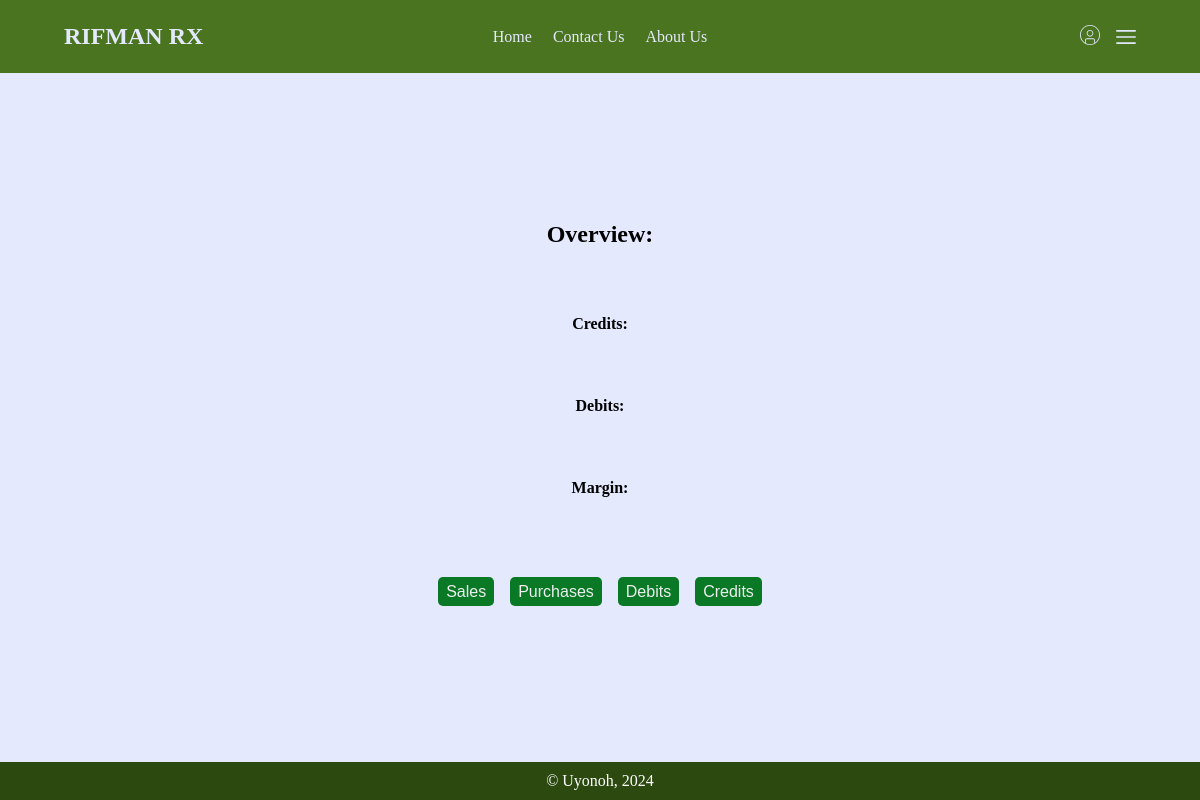
The page /books/1/ on the database as committed earlier.
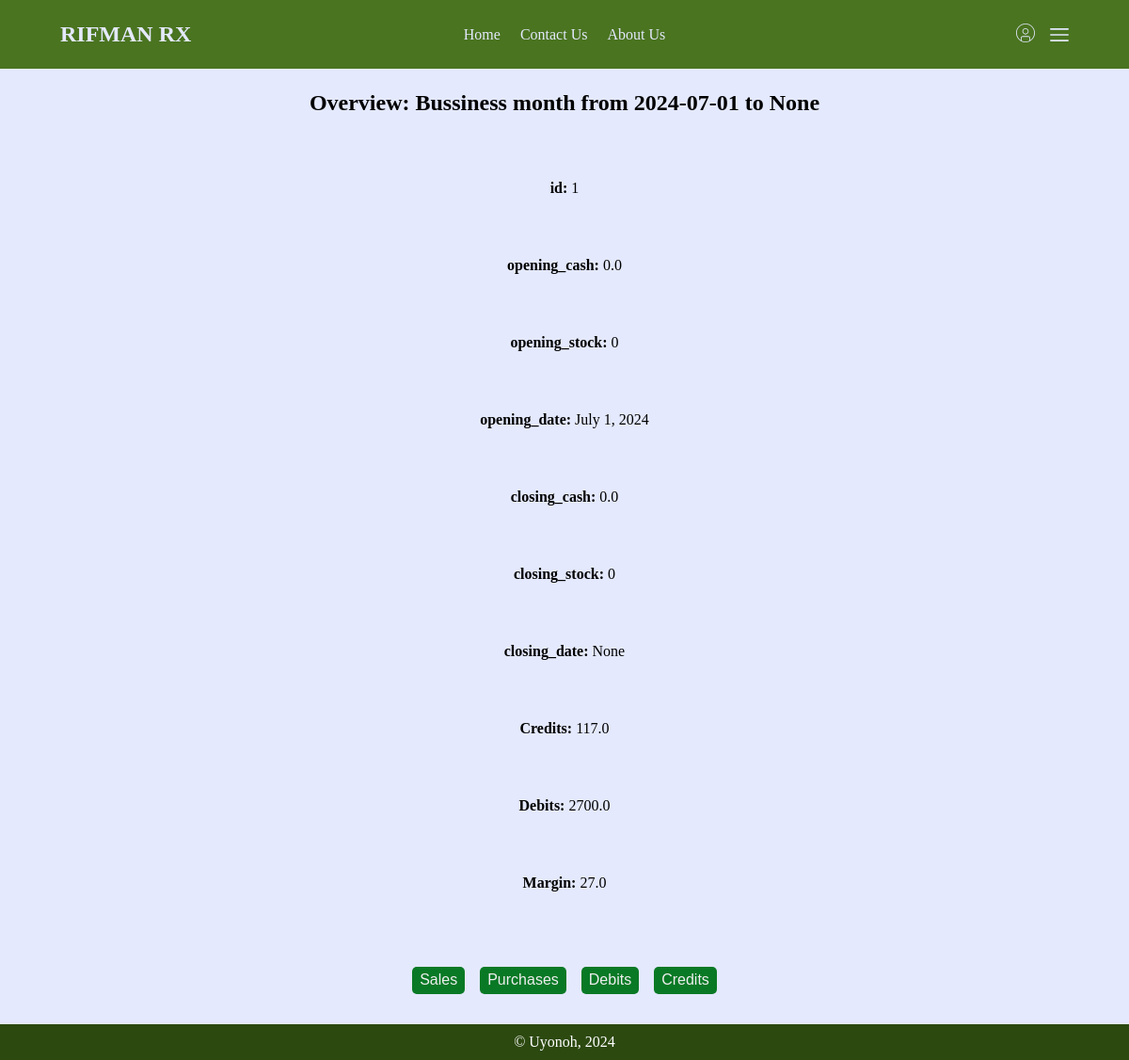
The same page on the database as committed later.
### books/models.py (models this page shows, shortened)
class BusinessMonth(models.Model):
    opening_cash = models.FloatField()
    opening_stock = models.IntegerField()
    opening_date = models.DateField(default=tz.now)
    closing_cash = models.FloatField(null=True)
    closing_stock = models.IntegerField(null=True)
    closing_date = models.DateField(null=True)
    def get_credits(self, opening: tz.datetime=None, closing: tz.datetime=tz.now()) -> models.QuerySet:
        if not opening:
            opening = self.opening_date
        if not self.closing_date:
            closing = closing
        else:
            closing = self.closing_date
        credits = Credit.objects.filter(date__gte=opening)
        credits = credits.filter(date__lte=closing)
        return credits
    def get_credits_price(self, opening: tz.datetime=None, closing: tz.datetime=tz.now()) -> float:
        credit = 0
        for item in self.get_credits(opening=opening, closing=closing):
            credit += item.price
        return float(credit)
    def get_debits(self, opening: tz.datetime=None, closing: tz.datetime=tz.now()) -> models.QuerySet:
        if not opening:
            opening = self.opening_date
        if not self.closing_date:
            closing = closing
        else:
            closing = self.closing_date
        debits = Debit.objects.filter(date__gte=opening)
        debits = debits.filter(date__lte=closing)
        return debits
    def get_debits_price(self, opening: tz.datetime=None, closing: tz.datetime=tz.now()) -> float:
        debit = 0
        for item in self.get_debits(opening=opening, closing=closing):
            debit += item.price
        return float(debit)
    def get_sales(self, opening: tz.datetime=None, closing: tz.datetime=tz.now()) -> models.QuerySet:
        if not opening:
            opening = self.opening_date
        if not self.closing_date:
            closing = closing
        else:
            closing = self.closing_date
        sales = Sale.objects.filter(time__gte=opening)
        sales = sales.filter(time__lte=closing)
        return sales
    def get_sales_price(self, opening: tz.datetime=None, closing: tz.datetime=tz.now()) -> float:
        sale = 0
        for item in self.get_sales(opening=opening, closing=closing):
            sale += item.price #com
        return float(sale)
    def get_costs(self, opening: tz.datetime=None, closing: tz.datetime=tz.now()) -> models.QuerySet:
        if not opening:
            opening = self.opening_date
        if not self.closing_date:
            closing = closing
        else:
            closing = self.closing_date
        costs = Sale.objects.filter(time__gte=opening)
        costs = costs.filter(time__lte=closing)
        return costs
    def get_costs_price(self, opening: tz.datetime=None, closing: tz.datetime=tz.now()) -> float:
        cost = 0
        for item in self.get_costs(opening=opening, closing=closing):
            cost += (item.drug.cost_price * item.amount)
        return float(cost)
    def calculate_margin(self,opening: tz.datetime=None, closing: tz.datetime=tz.now(), commit: bool=True) -> float:
        if not closing:
            closing = self.closing_date
        if not closing:
            closing = tz.now()
        margin = self.get_sales_price(opening=opening, closing=closing) - self.get_costs_price(opening=opening, closing=closing)
        print(self.get_sales_price(opening=opening, closing=closing))
        print(self.get_costs_price(opening=opening, closing=closing))
        return margin
    @property
    def margin(self) -> int:
        return self.calculate_margin(closing=None)
    def __str__(self):
        return f"Bussiness month from {self.opening_date} to {self.closing_date}"

class Credit(models.Model):
    item = models.CharField(max_length=100)
    amount = models.IntegerField()
    price = models.FloatField()
    date = models.DateField(default=tz.now)

class Debit(models.Model):
    item = models.CharField(max_length=100)
    amount = models.IntegerField()
    price = models.FloatField()
    date = models.DateField(default=tz.now)

class Sale(models.Model):
    drug = models.ForeignKey(Drug, on_delete=models.SET_NULL, null=True)
    amount = models.IntegerField()
    price = models.FloatField()
    time = models.DateTimeField(default=tz.now)

### drugs/models.py (models this page shows, shortened)
class Drug(models.Model):
    name = models.CharField(max_length=30)
    brand_name = models.CharField(max_length=30)
    mass = models.CharField(max_length=10)
    state = models.CharField(max_length=10, choices=state_choices, default="Tablet")
    manufacturer = models.CharField(max_length=30)
    exp_date = models.DateField("Expiery Date")
    stock_amount = models.IntegerField(null=True)
    purchase_amount = models.IntegerField()
    purchase_units = models.CharField(max_length=30, choices=unit_choices, default="Unit")
    price = models.DecimalField(max_digits=10, decimal_places=2)
    cost_price = models.DecimalField(max_digits=10, decimal_places=2)
    category = models.CharField(max_length=30)
    purpose = models.CharField(max_length=30)
    location = models.CharField(max_length=30)
    day_added = models.DateField(null=False, default=str(tz.now().date()))
    @property
    def Tablet(self) -> models.Model:
        """ Gets the tablet assossiated with the drug

        There should only be one"""
        if self.state == "Tab":
            return self.tablet_set.all()[0]
        return False

### books/views.py (the view)
# urls.py: path("<int:pk>/", view_month, name="view-month"),
def view_month(request, pk):
    month = BusinessMonth.objects.filter(pk=pk)
    return render(request, "books/view-month.html", {"month": month})

### books/templates/books/view-month.html
{% extends "main/base.html" %}
{% load static %}
{% block content %}
<section class="container flex-col pb-3">
    <h1>Overview: {{month.0}}</h1>
    <div class="flex-col">
        {% for item, val in month.values.0.items %}
        <p>
            <b>{{item}}: </b>
            {{val}}
        </p>
        {% endfor %}
        <p>
            <b>Credits: </b>
            {{month.0.get_credits_price}}
        </p>
        <p>
            <b>Debits: </b>
            {{month.0.get_debits_price}}
        </p>
        <p>
            <b>Margin: </b>
            {{month.0.margin}}
        </p>
        <div class="flex-c">
            <a class="no-deco" href="/books/{{month.0.pk}}/sales"><button class="round pointer">Sales</button></a>
            <a class="no-deco" href="/books/{{month.0.pk}}/purchases"><button class="round pointer">Purchases</button></a>
            <a class="no-deco" href="/books/{{month.0.pk}}/debits"><button class="round pointer">Debits</button></a>
            <a class="no-deco" href="/books/{{month.0.pk}}/credits"><button class="round pointer">Credits</button></a>
        </div>
    </div>
</section>
{% endblock %}

Rows that differ between the two databases and show on the page:
added BusinessMonth: opening_date+closing_date "Bussiness month from 2024-07-01 to None", 0 "0.0" "July 1, 2024" "0.0", opening_date+closing_date "117.0", opening_date+closing_date "2700.0", closing_date+opening_date "27.0"
Other text that changed with them:
new list line: "id : 1"
new list line: "opening_cash :"
new list line: "opening_stock : 0"
new list line: "opening_date :"
new list line: "closing_cash :"
new list line: "closing_stock : 0"
new list line: "closing_date : None"
